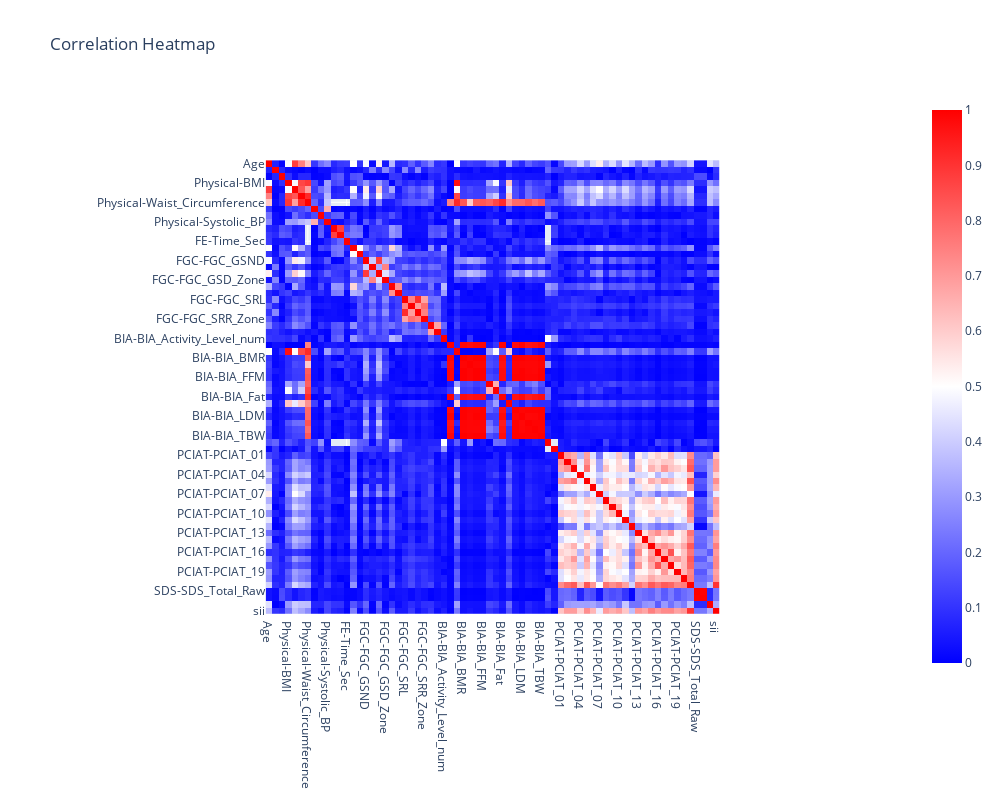

Notebook code for this chart:
### Code cell
# Select only numeric columns
numeric_df = df.select_dtypes(include=[np.number])

# Plot the heatmap to check the correlation between the variables
corr_df = numeric_df.corr()

corr_map = px.imshow(corr_df.abs(), color_continuous_scale=('blue', 'white', 'red'), title='Correlation Heatmap')
corr_map.update_layout(width=1000, height=800)
corr_map.show()

### Figure 1 — Plotly figure (JSON) as saved in the notebook; plotly's stock layout.template omitted (floating-point values rounded to 4 significant figures; data arrays with more than 128 entries replaced by an {"elided": "..."} marker saying what was removed)
{"data": [{"coloraxis": "coloraxis", "hovertemplate": "x: %{x}<br>y: %{y}<br>color: %{z}<extra></extra>", "name": "0", "type": "heatmap", "x": ["Age", "Sex", "CGAS-Score", "Physical-BMI", "Physical-Height", "Physical-Weight", "Physical-Waist_Circumference", "Physical-Diastolic_BP", "Physical-HeartRate", "Physical-Systolic_BP", "FE-Max_Stage", "FE-Time_Mins", "FE-Time_Sec", "FGC-FGC_CU", "FGC-FGC_CU_Zone", "FGC-FGC_GSND", "FGC-FGC_GSND_Zone", "FGC-FGC_GSD", "FGC-FGC_GSD_Zone", "FGC-FGC_PU", "FGC-FGC_PU_Zone", "FGC-FGC_SRL", "FGC-FGC_SRL_Zone", "FGC-FGC_SRR", "FGC-FGC_SRR_Zone", "FGC-FGC_TL", "FGC-FGC_TL_Zone", "BIA-BIA_Activity_Level_num", "BIA-BIA_BMC", "BIA-BIA_BMI", "BIA-BIA_BMR", "BIA-BIA_DEE", "BIA-BIA_ECW", "BIA-BIA_FFM", "BIA-BIA_FFMI", "BIA-BIA_FMI", "BIA-BIA_Fat", "BIA-BIA_Frame_num", "BIA-BIA_ICW", "BIA-BIA_LDM", "BIA-BIA_LST", "BIA-BIA_SMM", "BIA-BIA_TBW", "PAQ_A-PAQ_A_Total", "PAQ_C-PAQ_C_Total", "PCIAT-PCIAT_01", "PCIAT-PCIAT_02", "PCIAT-PCIAT_03", "PCIAT-PCIAT_04", "PCIAT-PCIAT_05", "PCIAT-PCIAT_06", "PCIAT-PCIAT_07", "PCIAT-PCIAT_08", "PCIAT-PCIAT_09", "PCIAT-PCIAT_10", "PCIAT-PCIAT_11", "PCIAT-PCIAT_12", "PCIAT-PCIAT_13", "PCIAT-PCIAT_14", "PCIAT-PCIAT_15", "PCIAT-PCIAT_16", "PCIAT-PCIAT_17", "PCIAT-PCIAT_18", "PCIAT-PCIAT_19", "PCIAT-PCIAT_20", "PCIAT-PCIAT_Total", "SDS-SDS_Total_Raw", "SDS-SDS_Total_T", "PreInt_EduHx-computerinternet_hoursday", "sii"], "xaxis": "x", "y": ["Age", "Sex", "CGAS-Score", "Physical-BMI", "Physical-Height", "Physical-Weight", "Physical-Waist_Circumference", "Physical-Diastolic_BP", "Physical-HeartRate", "Physical-Systolic_BP", "FE-Max_Stage", "FE-Time_Mins", "FE-Time_Sec", "FGC-FGC_CU", "FGC-FGC_CU_Zone", "FGC-FGC_GSND", "FGC-FGC_GSND_Zone", "FGC-FGC_GSD", "FGC-FGC_GSD_Zone", "FGC-FGC_PU", "FGC-FGC_PU_Zone", "FGC-FGC_SRL", "FGC-FGC_SRL_Zone", "FGC-FGC_SRR", "FGC-FGC_SRR_Zone", "FGC-FGC_TL", "FGC-FGC_TL_Zone", "BIA-BIA_Activity_Level_num", "BIA-BIA_BMC", "BIA-BIA_BMI", "BIA-BIA_BMR", "BIA-BIA_DEE", "BIA-BIA_ECW", "BIA-BIA_FFM", "BIA-BIA_FFMI", "BIA-BIA_FMI", "BIA-BIA_Fat", "BIA-BIA_Frame_num", "BIA-BIA_ICW", "BIA-BIA_LDM", "BIA-BIA_LST", "BIA-BIA_SMM", "BIA-BIA_TBW", "PAQ_A-PAQ_A_Total", "PAQ_C-PAQ_C_Total", "PCIAT-PCIAT_01", "PCIAT-PCIAT_02", "PCIAT-PCIAT_03", "PCIAT-PCIAT_04", "PCIAT-PCIAT_05", "PCIAT-PCIAT_06", "PCIAT-PCIAT_07", "PCIAT-PCIAT_08", "PCIAT-PCIAT_09", "PCIAT-PCIAT_10", "PCIAT-PCIAT_11", "PCIAT-PCIAT_12", "PCIAT-PCIAT_13", "PCIAT-PCIAT_14", "PCIAT-PCIAT_15", "PCIAT-PCIAT_16", "PCIAT-PCIAT_17", "PCIAT-PCIAT_18", "PCIAT-PCIAT_19", "PCIAT-PCIAT_20", "PCIAT-PCIAT_Total", "SDS-SDS_Total_Raw", "SDS-SDS_Total_T", "PreInt_EduHx-computerinternet_hoursday", "sii"], "yaxis": "y", "z": {"elided": "70x70 float values"}}], "layout": {"coloraxis": {"colorscale": [[0, "blue"], [0.5, "white"], [1, "red"]]}, "height": 800, "title": {"text": "Correlation Heatmap"}, "width": 1000, "xaxis": {"anchor": "y", "constrain": "domain", "domain": [0, 1], "scaleanchor": "y"}, "yaxis": {"anchor": "x", "autorange": "reversed", "constrain": "domain", "domain": [0, 1]}}}
